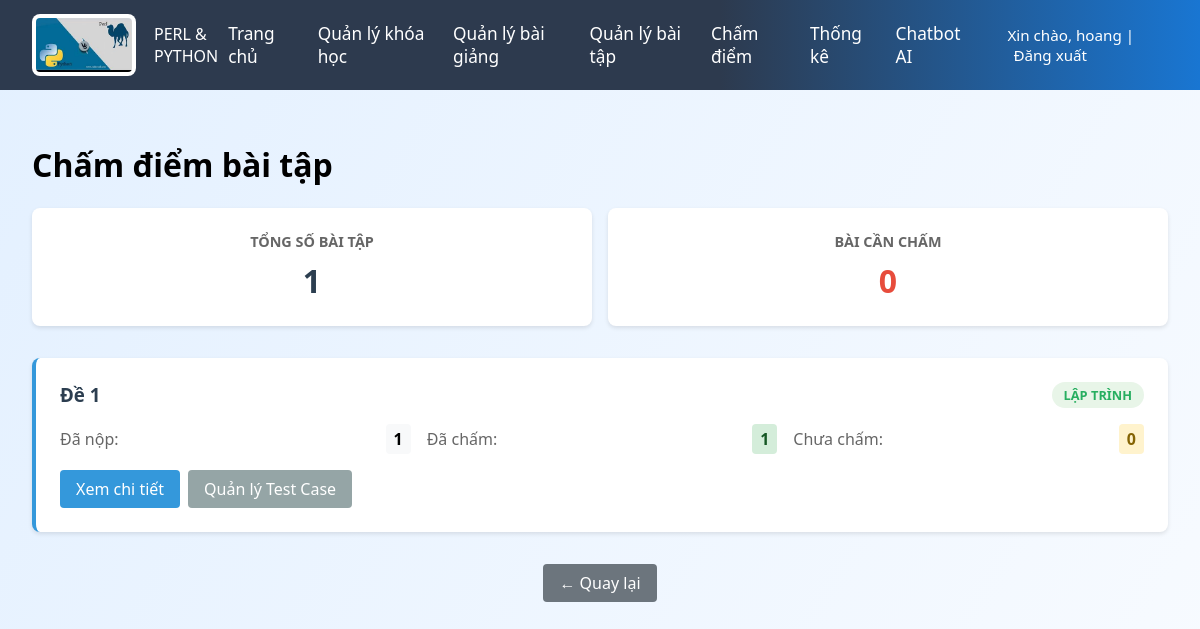
/cham-diem/ (signed in), run on the app's committed database.
### teacherapp/models.py (models this page shows, shortened)
class BaiTap(models.Model):
    LOAI_BAITAP_CHOICES = [
        ('code', 'Lập trình (Python/Perl)'),
        ('quiz', 'Trắc nghiệm'),
    ]
    tieu_de = models.CharField("Tiêu đề", max_length=255)
    mo_ta = models.TextField("Mô tả")
    loai_baitap = models.CharField("Loại bài tập", max_length=10, choices=LOAI_BAITAP_CHOICES)
    han_nop = models.DateTimeField("Hạn nộp")
    nguoi_tao = models.ForeignKey(User, on_delete=models.CASCADE, verbose_name="Người tạo")
    ngay_tao = models.DateTimeField("Ngày tạo", auto_now_add=True)

### teacherapp/views.py (the view)
# urls.py: path('cham-diem/', views.cham_diem, name='cham_diem'),
@login_required
def cham_diem(request):
    try:
        account = Account.objects.get(username=request.user.username)
        if not account.is_teacher:
            return redirect('student_home')
    except Account.DoesNotExist:
        return redirect('signin')
    bai_tap_list = BaiTap.objects.filter(nguoi_tao=request.user).order_by('-ngay_tao')
    thong_ke = []
    for bai_tap in bai_tap_list:
        so_luong_nop = BaiLam.objects.filter(bai_tap=bai_tap).count()
        so_luong_cham = BaiLam.objects.filter(bai_tap=bai_tap, da_cham=True).count()
        thong_ke.append({
            'bai_tap': bai_tap,
            'so_luong_nop': so_luong_nop,
            'so_luong_cham': so_luong_cham,
            'chua_cham': so_luong_nop - so_luong_cham
        })
    context = {
        'thong_ke': thong_ke,
        'title': 'Chấm điểm bài tập'
    }
    return render(request, 'teacher_page/cham_diem.html', context)

### templates/teacher_page/cham_diem.html (shortened to what this page needs)
{% extends 'teacher_page/gv_base.html' %}
{% load static %}
{% block extra_css %}
<link rel="stylesheet" href="{% static 'css/teacher/cham_diem.css' %}">
{% endblock %}
{% block content %}
<div class="container">
    <h1>{{ title }}</h1>
    <div class="stats-summary">
        <div class="stat-card">
            <h3>Tổng số bài tập</h3>
            <span class="stat-number">{{ thong_ke|length }}</span>
        </div>
        <div class="stat-card">
            <h3>Bài cần chấm</h3>
            <span class="stat-number warning">
                {% with total_chua_cham=0 %}
                    {{ total_chua_cham }}
                {% endwith %}
            </span>
        </div>
    </div>
    <div class="assignment-list">
        {% for item in thong_ke %}
        <div class="assignment-card">
            <div class="assignment-header">
                <h3>{{ item.bai_tap.tieu_de }}</h3>
                <span class="assignment-type {% if item.bai_tap.loai_baitap == 'code' %}code{% else %}quiz{% endif %}">
                    {% if item.bai_tap.loai_baitap == 'code' %}Lập trình{% else %}Trắc nghiệm{% endif %}
                </span>
            </div>
            <div class="assignment-stats">
                <div class="stat-item">
                    <span class="label">Đã nộp:</span>
                    <span class="value">{{ item.so_luong_nop }}</span>
                </div>
                <div class="stat-item">
                    <span class="label">Đã chấm:</span>
                    <span class="value success">{{ item.so_luong_cham }}</span>
                </div>
                <div class="stat-item">
                    <span class="label">Chưa chấm:</span>
                    <span class="value warning">{{ item.chua_cham }}</span>
                </div>
            </div>
            <div class="assignment-actions">
                <a href="{% url 'chi_tiet_bai_tap' item.bai_tap.id %}" class="btn btn-primary">
                    Xem chi tiết
                </a>
                {% if item.bai_tap.loai_baitap == 'code' %}
                    <a href="{% url 'quan_ly_test_case' item.bai_tap.id %}" class="btn btn-secondary">
                        Quản lý Test Case
                    </a>
                {% endif %}
            </div>
        </div>
        {% empty %}
        <div class="empty-state">
            <p>Chưa có bài tập nào được tạo.</p>
            <a href="{% url 'create_assignment' %}" class="btn btn-primary">Tạo bài tập mới</a>
        </div>
        {% endfor %}
    </div>
    <div class="back-actions">
        <a href="{% url 'teacher_home' %}" class="btn btn-back">← Quay lại</a>
    </div>
</div>
{% endblock %}

### templates/teacher_page/gv_base.html (shortened to what this page needs)
{% load static %}
<!DOCTYPE html>
<html lang="vi">
<head>
    {% block extra_css %}{% endblock %}
    <link rel="stylesheet" href="{% static 'css/gv_header.css' %}">
</head>
<body>
    <header class="header">
        <div class="logo">
            <img src="{% static 'image/headerIcon.jpg' %}" alt="DTU Logo">
            <span class="gv-title">PERL & PYTHON</span>
        </div>
        <nav class="nav">
            <a href="{% url 'teacher_home' %}">Trang chủ</a>
           <a href="{% url 'course_management' %}">Quản lý khóa học</a>
            <a href="{% url 'lecture_list' %}">Quản lý bài giảng</a>
            <a href="{% url 'assignment_list' %}">Quản lý bài tập</a>
            <a href="{% url 'cham_diem' %}">Chấm điểm</a>
            <a href="#">Thống kê</a>
            <a href="{% url 'AIapp:ai_page' %}">Chatbot AI</a>
            <span class="lang">
                Xin chào, {{ user.first_name }} |
                <a href="{% url 'signout' %}">Đăng xuất</a>
            </span>
        </nav>
    </header>
    <main class="content">
        {% block content %}{% endblock %}
    </main>
</body>
</html>

### static/css/teacher/cham_diem.css (style rules this page uses)
.container { max-width: 1200px; margin: 0 auto; padding: 2rem; }
.stats-summary { display: grid; grid-template-columns: repeat(auto-fit, minmax(200px, 1fr)); gap: 1rem; margin-bottom: 2rem; }
.stat-card { background: white; padding: 1.5rem; border-radius: 8px; box-shadow: 0 2px 4px rgba(0,0,0,0.1); text-align: center; }
.stat-card h3 { margin: 0 0 0.5rem 0; color: #666; font-size: 0.9rem; text-transform: uppercase; font-weight: 600; }
.stat-number { font-size: 2rem; font-weight: bold; color: #2c3e50; }
.stat-number.warning { color: #e74c3c; }
.assignment-list { display: grid; gap: 1rem; }
.assignment-card { background: white; padding: 1.5rem; border-radius: 8px; box-shadow: 0 2px 4px rgba(0,0,0,0.1); border-left: 4px solid #3498db; }
.assignment-header { display: flex; justify-content: space-between; align-items: center; margin-bottom: 1rem; }
.assignment-header h3 { margin: 0; color: #2c3e50; }
.assignment-type { padding: 0.25rem 0.75rem; border-radius: 20px; font-size: 0.8rem; font-weight: bold; text-transform: uppercase; }
.assignment-type.code { background: #e8f5e8; color: #27ae60; }
.assignment-stats { display: grid; grid-template-columns: repeat(auto-fit, minmax(120px, 1fr)); gap: 1rem; margin-bottom: 1rem; }
.stat-item { display: flex; justify-content: space-between; align-items: center; }
.stat-item .label { font-weight: 500; color: #666; }
.stat-item .value { font-weight: bold; padding: 0.25rem 0.5rem; border-radius: 4px; background: #f8f9fa; }
.stat-item .value.success { background: #d4edda; color: #155724; }
.stat-item .value.warning { background: #fff3cd; color: #856404; }
.assignment-actions { display: flex; gap: 0.5rem; flex-wrap: wrap; }
.btn { padding: 0.5rem 1rem; border: none; border-radius: 4px; cursor: pointer; text-decoration: none; display: inline-block; font-weight: 500; transition: all 0.3s ease; }
.btn-primary { background: #3498db; color: white; }
.btn-secondary { background: #95a5a6; color: white; }
.back-actions { text-align: center; margin-top: 2rem; }
.btn-back { background: #6c757d; color: white; text-decoration: none; padding: 0.5rem 1rem; border-radius: 4px; display: inline-block; }

### static/css/gv_header.css (style rules this page uses)
body { background: linear-gradient(120deg, #e3f0ff 0%, #f8fbff 100%); font-family: 'Segoe UI', Arial, sans-serif; margin: 0; padding: 0; min-height: 100vh; }
.header { background: linear-gradient(90deg, #2d3a4e 60%, #1976d2 100%); color: #fff; min-height: 90px; display: flex; align-items: center; justify-content: space-between; padding: 0 32px; }
.logo { display: flex; align-items: center; gap: 18px; }
.logo img { height: 54px; background: #fff; border-radius: 8px; padding: 4px; }
.nav { display: flex; gap: 28px; align-items: center; font-size: 1.08rem; }
.nav a { color: #fff; text-decoration: none; font-weight: 500; transition: color 0.2s; }
.lang { margin-left: 18px; font-size: 0.95rem; }
.lang a { color: #fff; margin-left: 6px; text-decoration: none; }

### templates/teacher_page/gv_base.html (style rules this page uses)
* { font-family: 'Segoe UI', Tahoma, Geneva, Verdana, sans-serif; -webkit-font-feature-settings: "liga", "kern"; font-feature-settings: "liga", "kern"; }
body { text-rendering: optimizeLegibility; -webkit-font-smoothing: antialiased; -moz-osx-font-smoothing: grayscale; }

### data on the page
BaiTap: bai_tap.tieu_de "Đề 1", loai_baitap "LẬP TRÌNH", so_luong_nop "1", so_luong_cham "1", chua_cham "0"

### other printed values
{{ user.first_name }} "hoang"
{{ title }} "Chấm điểm bài tập"
{{ thong_ke|length }} "1"
{{ total_chua_cham }} "0"
